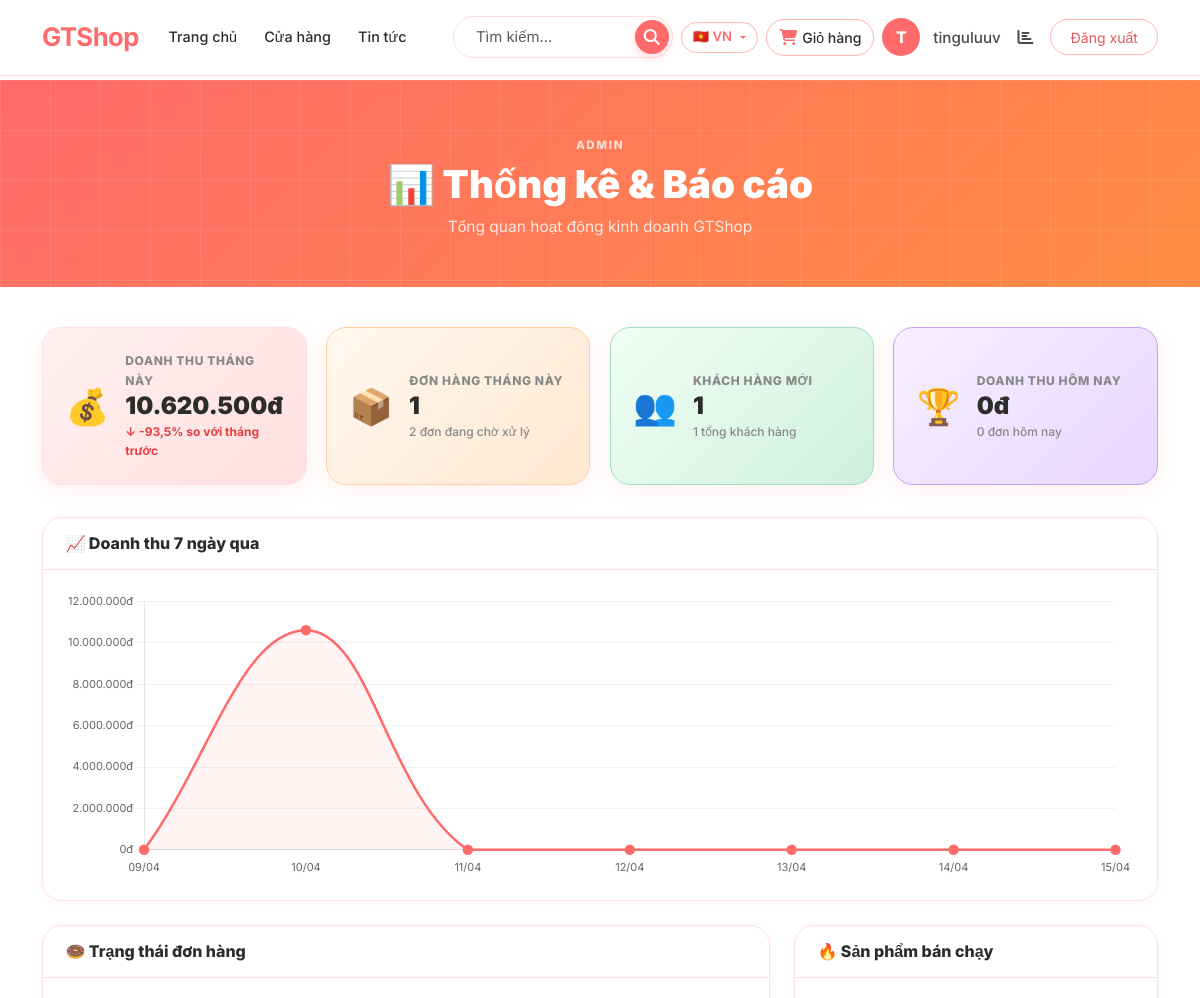
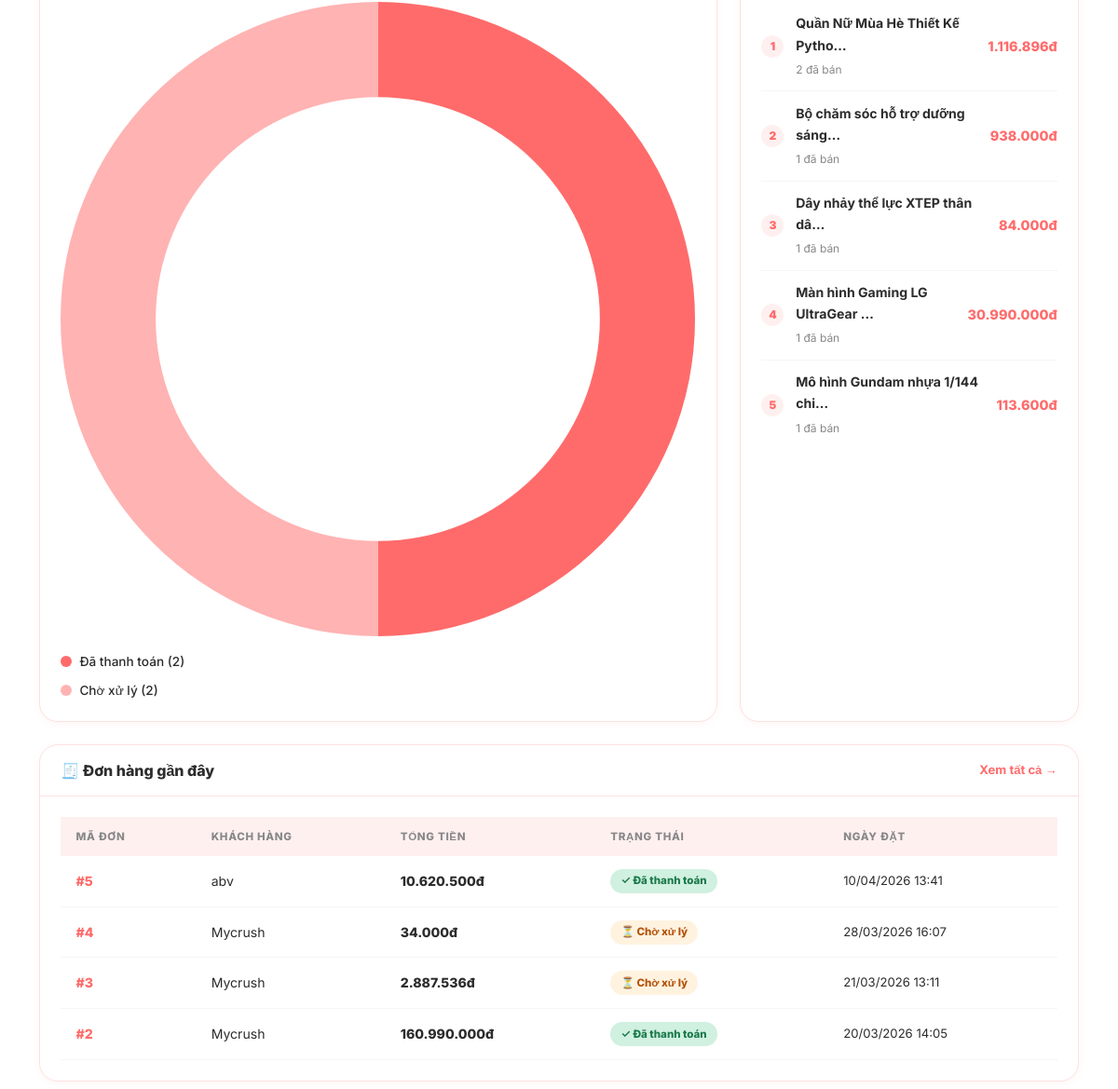
Before: /stats/ (signed in, upper part) with the older database file (2 pictures, top to bottom).
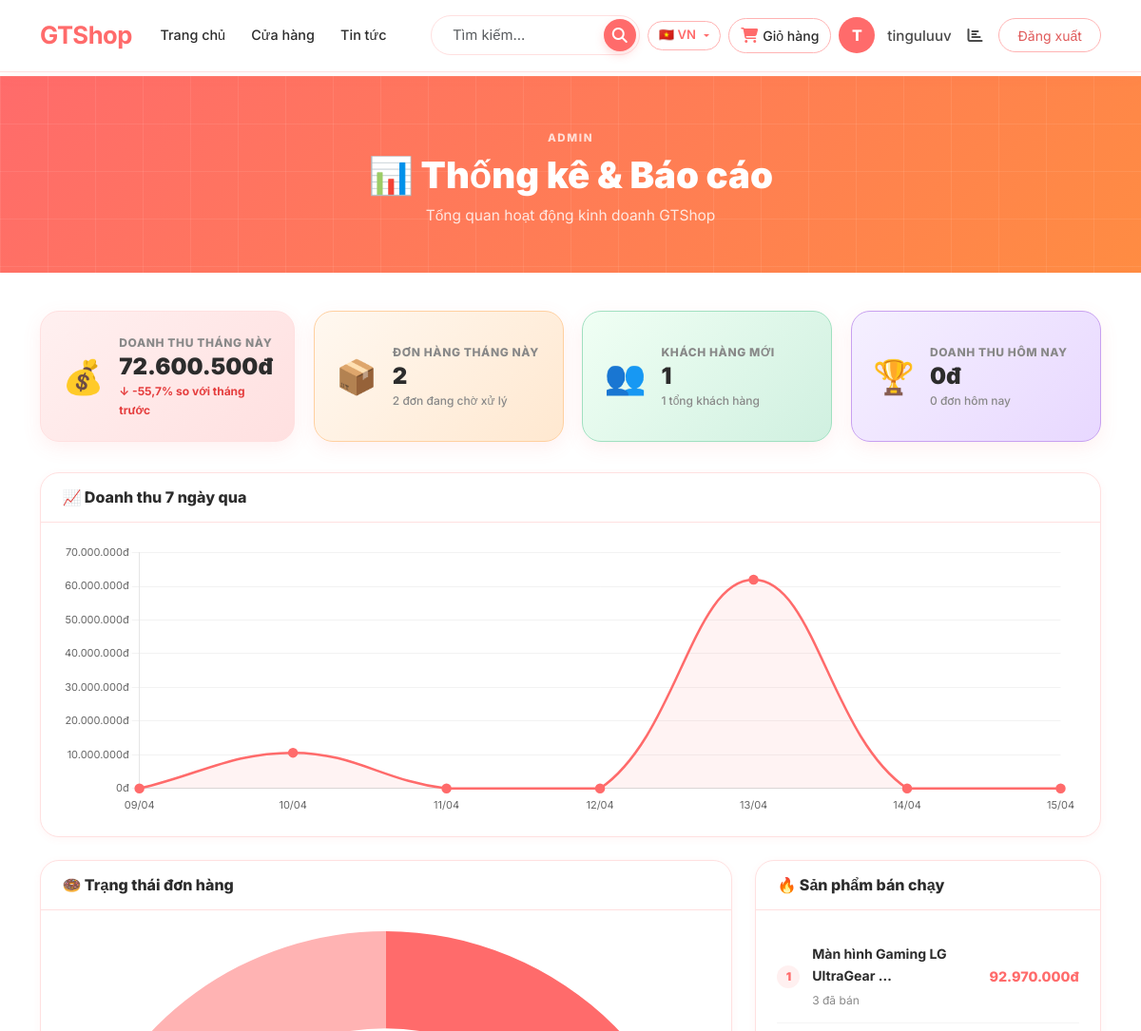
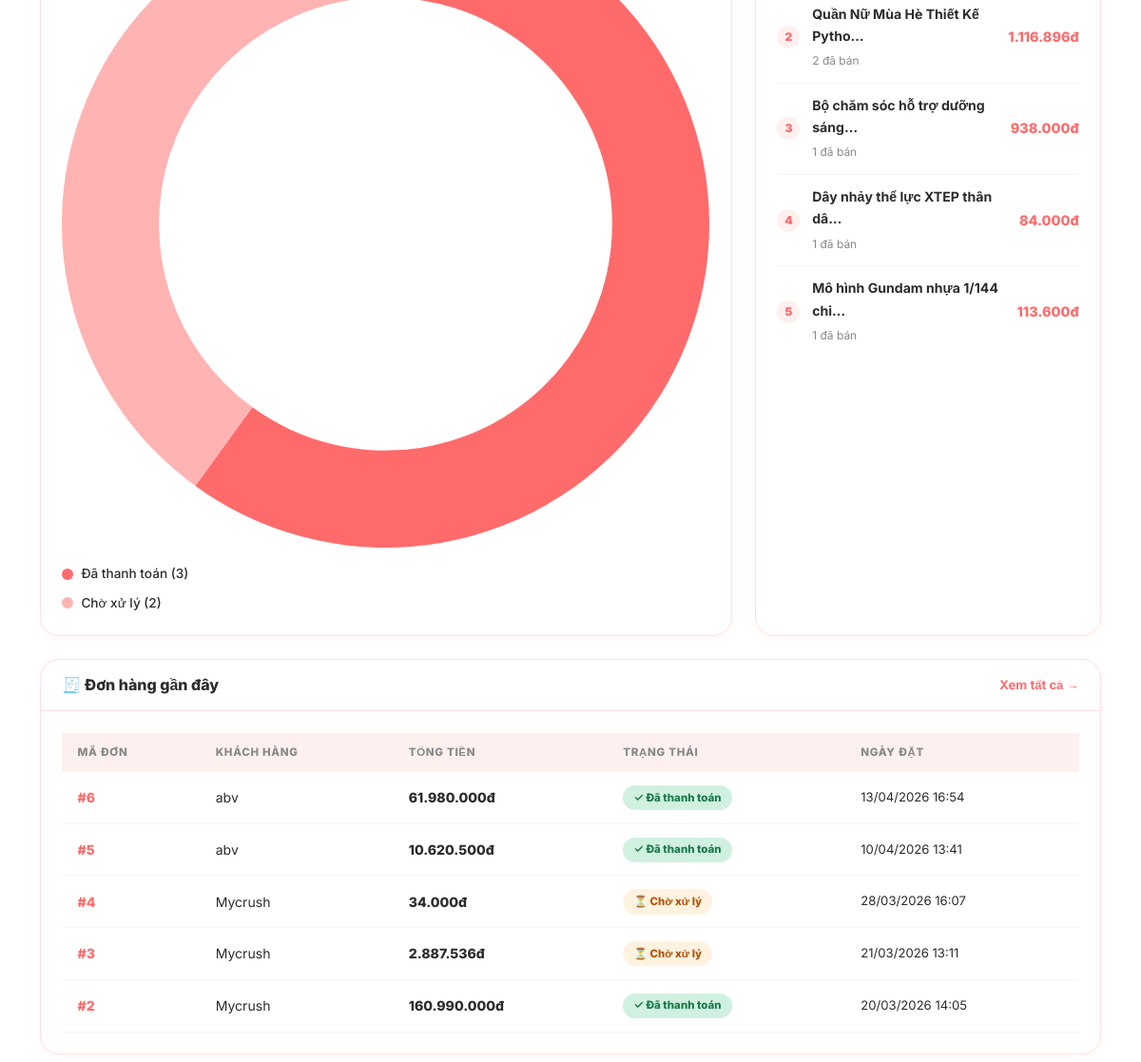
After: the same page with the newer database file (2 pictures, top to bottom).
### carts/models.py (models this page shows, shortened)
class Order(models.Model):
    user         = models.ForeignKey(User, on_delete=models.CASCADE)
    full_name    = models.CharField(max_length=100, verbose_name="Họ tên")
    phone        = models.CharField(max_length=20, verbose_name="Số điện thoại")
    address      = models.TextField(verbose_name="Địa chỉ")
    total        = models.DecimalField(max_digits=10, decimal_places=0, default=0, verbose_name="Tổng tiền")
    shipping_fee = models.DecimalField(max_digits=10, decimal_places=0, default=0, verbose_name="Phí vận chuyển")
    paid         = models.BooleanField(default=False, verbose_name="Đã thanh toán")
    created      = models.DateTimeField(auto_now_add=True, verbose_name="Ngày tạo")
    class Meta:
        verbose_name = "Đơn hàng"
        verbose_name_plural = "Đơn hàng"

### carts/stats_views.py (the view)
# urls.py: path('', stats_dashboard, name='stats_dashboard'),
@staff_member_required  # Chỉ admin/staff mới xem được
def stats_dashboard(request):
    today     = timezone.now().date()
    this_month_start = today.replace(day=1)
    last_month_start = (this_month_start - timedelta(days=1)).replace(day=1)
    last_month_end   = this_month_start - timedelta(days=1)
    revenue_today = Order.objects.filter(
        created__date=today
    ).aggregate(total=Sum('total'))['total'] or 0
    orders_today = Order.objects.filter(created__date=today).count()
    revenue_month = Order.objects.filter(
        created__date__gte=this_month_start
    ).aggregate(total=Sum('total'))['total'] or 0
    orders_month = Order.objects.filter(
        created__date__gte=this_month_start
    ).count()
    revenue_last_month = Order.objects.filter(
        created__date__gte=last_month_start,
        created__date__lte=last_month_end
    ).aggregate(total=Sum('total'))['total'] or 0
    if revenue_last_month > 0:
        revenue_growth = ((revenue_month - revenue_last_month) / revenue_last_month) * 100
    else:
        revenue_growth = 100.0
    orders_paid    = Order.objects.filter(paid=True).count()
    orders_pending = Order.objects.filter(paid=False).count()
    from django.contrib.auth.models import User
    total_users     = User.objects.filter(is_staff=False).count()
    new_users_month = User.objects.filter(
        date_joined__date__gte=this_month_start,
        is_staff=False
    ).count()
    top_products = OrderItem.objects.values(
        'product__name'
    ).annotate(
        total_qty=Sum('quantity'),
        total_revenue=Sum(F('quantity') * F('price'))
    ).order_by('-total_qty')[:5]
    revenue_labels = []
    revenue_data   = []
    for i in range(6, -1, -1):
        d = today - timedelta(days=i)
        label = d.strftime('%d/%m')
        rev = Order.objects.filter(
            created__date=d
        ).aggregate(total=Sum('total'))['total'] or 0
        revenue_labels.append(label)
        revenue_data.append(float(rev))
    recent_orders = Order.objects.select_related('user').order_by('-created')[:10]
    context = {
        'revenue_today':    revenue_today,
        'orders_today':     orders_today,
        'revenue_month':    revenue_month,
        'orders_month':     orders_month,
        'revenue_growth':   revenue_growth,
        'orders_paid':      orders_paid,
        'orders_pending':   orders_pending,
        'total_users':      total_users,
        'new_users_month':  new_users_month,
        'top_products':     top_products,
        'recent_orders':    recent_orders,
        'revenue_labels':   json.dumps(revenue_labels),
        'revenue_data':     json.dumps(revenue_data),
    }
    return render(request, 'stats/dashboard.html', context)

### GTshop/context_processors.py (called while the page is built)
def cart_count(request):
    cart = request.session.get('cart', {})
    count = sum(item['quantity'] for item in cart.values())
    return {'cart_count': count}

def lang_list(request):
    return {
        'lang_list': [
            ('vi',      '🇻🇳', 'Tiếng Việt'),
            ('en',      '🇺🇸', 'English'),
            ('zh-hans', '🇨🇳', '中文'),
            ('ja',      '🇯🇵', '日本語'),
            ('ru',      '🇷🇺', 'Русский'),
            ('km',      '🇰🇭', 'ភាសាខ្មែរ'),
        ]
    }

### store/templatetags/store_filters.py (called while the page is built)
@register.filter
def currency(value):
    try:
        v = int(value)
        return f"{v:,}đ".replace(',', '.')
    except (TypeError, ValueError):
        return str(value)

### templates/stats/dashboard.html (shortened to what this page needs)
{% extends 'base.html' %}
{% load i18n %}
{% load store_filters %}
{% block content %}
<div class="page-header">
  <div class="container">
    <p class="page-header-eyebrow">Admin</p>
    <h1 class="page-header-title">📊 {% trans "Thống kê & Báo cáo" %}</h1>
    <p class="page-header-subtitle">{% trans "Tổng quan hoạt động kinh doanh GTShop" %}</p>
  </div>
</div>
<div class="container stats-container">
  <div class="stats-kpi-grid">
    <div class="kpi-card kpi-card--pink">
      <div class="kpi-icon">💰</div>
      <div class="kpi-body">
        <span class="kpi-label">{% trans "Doanh thu tháng này" %}</span>
        <span class="kpi-value">{{ revenue_month|currency }}</span>
        <span class="kpi-sub {% if revenue_growth >= 0 %}kpi-sub--up{% else %}kpi-sub--down{% endif %}">
          {% if revenue_growth >= 0 %}↑{% else %}↓{% endif %}
          {{ revenue_growth|floatformat:1 }}% {% trans "so với tháng trước" %}
        </span>
      </div>
    </div>
    <div class="kpi-card kpi-card--orange">
      <div class="kpi-icon">📦</div>
      <div class="kpi-body">
        <span class="kpi-label">{% trans "Đơn hàng tháng này" %}</span>
        <span class="kpi-value">{{ orders_month }}</span>
        <span class="kpi-sub">{{ orders_pending }} {% trans "đơn đang chờ xử lý" %}</span>
      </div>
    </div>
    <div class="kpi-card kpi-card--green">
      <div class="kpi-icon">👥</div>
      <div class="kpi-body">
        <span class="kpi-label">{% trans "Khách hàng mới" %}</span>
        <span class="kpi-value">{{ new_users_month }}</span>
        <span class="kpi-sub">{{ total_users }} {% trans "tổng khách hàng" %}</span>
      </div>
    </div>
    <div class="kpi-card kpi-card--purple">
      <div class="kpi-icon">🏆</div>
      <div class="kpi-body">
        <span class="kpi-label">{% trans "Doanh thu hôm nay" %}</span>
        <span class="kpi-value">{{ revenue_today|currency }}</span>
        <span class="kpi-sub">{{ orders_today }} {% trans "đơn hôm nay" %}</span>
      </div>
    </div>
  </div>
  <div class="stats-main-grid">
    <div class="stats-card stats-card--wide">
      <div class="stats-card-header">
        <h3 class="stats-card-title">📈 {% trans "Doanh thu 7 ngày qua" %}</h3>
      </div>
      <div class="stats-card-body">
        <canvas id="revenueChart" height="80"></canvas>
      </div>
    </div>
    <div class="stats-card">
      <div class="stats-card-header">
        <h3 class="stats-card-title">🍩 {% trans "Trạng thái đơn hàng" %}</h3>
      </div>
      <div class="stats-card-body">
        <canvas id="statusChart" height="180"></canvas>
        <div class="pie-legend">
          <div class="pie-legend-item">
            <span class="pie-dot pie-dot--paid"></span>
            {% trans "Đã thanh toán" %} ({{ orders_paid }})
          </div>
          <div class="pie-legend-item">
            <span class="pie-dot pie-dot--pending"></span>
            {% trans "Chờ xử lý" %} ({{ orders_pending }})
          </div>
        </div>
      </div>
    </div>
    <div class="stats-card">
      <div class="stats-card-header">
        <h3 class="stats-card-title">🔥 {% trans "Sản phẩm bán chạy" %}</h3>
      </div>
      <div class="stats-card-body">
        {% for item in top_products %}
        <div class="top-product-row">
          <span class="top-product-rank">{{ forloop.counter }}</span>
          <div class="top-product-info">
            <span class="top-product-name">{{ item.product__name|truncatechars:30 }}</span>
            <span class="top-product-qty">{{ item.total_qty }} {% trans "đã bán" %}</span>
          </div>
          <span class="top-product-revenue">{{ item.total_revenue|currency }}</span>
        </div>
        {% empty %}
        <p class="text-muted text-center py-3">{% trans "Chưa có dữ liệu" %}</p>
        {% endfor %}
      </div>
    </div>
    <div class="stats-card stats-card--wide">
      <div class="stats-card-header">
        <h3 class="stats-card-title">🧾 {% trans "Đơn hàng gần đây" %}</h3>
        <a href="/admin/carts/order/" class="stats-card-link">{% trans "Xem tất cả" %} →</a>
      </div>
      <div class="stats-card-body">
        <div class="stats-table-wrap">
          <table class="stats-table">
            <thead>
              <tr>
                <th>{% trans "Mã đơn" %}</th>
                <th>{% trans "Khách hàng" %}</th>
                <th>{% trans "Tổng tiền" %}</th>
                <th>{% trans "Trạng thái" %}</th>
                <th>{% trans "Ngày đặt" %}</th>
              </tr>
            </thead>
            <tbody>
              {% for order in recent_orders %}
              <tr>
                <td><span class="order-id">#{{ order.id }}</span></td>
                <td>{{ order.user.username }}</td>
                <td class="order-amount">{{ order.total|currency }}</td>
                <td>
                  {% if order.paid %}
                    <span class="status-badge status-badge--paid">✓ {% trans "Đã thanh toán" %}</span>
                  {% else %}
                    <span class="status-badge status-badge--pending">⏳ {% trans "Chờ xử lý" %}</span>
                  {% endif %}
                </td>
                <td class="order-date">{{ order.created|date:"d/m/Y H:i" }}</td>
              </tr>
              {% empty %}
              <tr>
                <td colspan="5" class="text-center text-muted py-3">{% trans "Chưa có đơn hàng" %}</td>
              </tr>
              {% endfor %}
            </tbody>
          </table>
        </div>
      </div>
    </div>
  </div>
</div>
{% endblock %}
{% block extra_js %}
<script>
const revenueLabels = {{ revenue_labels|safe }};
const revenueData   = {{ revenue_data|safe }};
const rCtx = document.getElementById('revenueChart');
if (rCtx) {
  new Chart(rCtx, {
    type: 'line',
    data: {
      labels: revenueLabels,
      datasets: [{
        label: '{% trans "Doanh thu" %}',
        data: revenueData,
        borderColor: '#ff6b6b',
        backgroundColor: 'rgba(255,107,107,0.08)',
        borderWidth: 2.5,
        pointBackgroundColor: '#ff6b6b',
        pointRadius: 4,
        tension: 0.4,
        fill: true,
      }]
    },
    options: {
      responsive: true,
      plugins: { legend: { display: false } },
      scales: {
        y: {
          beginAtZero: true,
          ticks: {
            callback: v => v.toLocaleString('vi-VN') + 'đ',
            font: { family: 'Inter', size: 11 }
          },
          grid: { color: 'rgba(0,0,0,0.05)' }
        },
        x: {
          ticks: { font: { family: 'Inter', size: 11 } },
          grid: { display: false }
        }
      }
    }
  });
}
const sCtx = document.getElementById('statusChart');
if (sCtx) {
  new Chart(sCtx, {
    type: 'doughnut',
    data: {
      labels: ['{% trans "Đã thanh toán" %}', '{% trans "Chờ xử lý" %}'],
      datasets: [{
        data: [{{ orders_paid }}, {{ orders_pending }}],
        backgroundColor: ['#ff6b6b', '#ffb3b3'],
        borderWidth: 0,
      }]
    },
    options: {
      responsive: true,
      cutout: '70%',
      plugins: { legend: { display: false } }
    }
  });
}
</script>
{% endblock %}

### templates/base.html (shortened to what this page needs)
{% load static i18n %}
<!DOCTYPE html>
<html lang="{{ LANGUAGE_CODE }}">
<head>
  <link href="https://cdn.jsdelivr.net/npm/bootstrap@5.3.0/dist/css/bootstrap.min.css" rel="stylesheet">
  <link rel="stylesheet" href="https://cdnjs.cloudflare.com/ajax/libs/font-awesome/6.4.0/css/all.min.css">
  <link rel="stylesheet" href="{% static 'css/style.css' %}">
</head>
<body>
<nav class="navbar navbar-expand-lg fixed-top">
  <div class="container">
    <a class="navbar-brand fw-bold" href="{% url 'store:home' %}">GTShop</a>
    <div class="collapse navbar-collapse" id="navbarNav">
      <ul class="navbar-nav me-auto">
        <li class="nav-item">
          <a class="nav-link {% if request.path == '/' %}active{% endif %}"
             href="{% url 'store:home' %}">{% trans "Trang chủ" %}</a>
        </li>
        <li class="nav-item">
          <a class="nav-link {% if '/shop/' in request.path %}active{% endif %}"
             href="{% url 'store:shop' %}">{% trans "Cửa hàng" %}</a>
        </li>
        <li class="nav-item">
          <a class="nav-link" href="{% url 'blog:article_list' %}">{% trans "Tin tức" %}</a>
        </li>
      </ul>
      <form class="d-flex search-form me-2" action="{% url 'store:shop' %}" method="get">
        <input name="q" class="form-control" type="search"
               placeholder="{% trans 'Tìm kiếm...' %}" value="{{ request.GET.q }}">
        <button class="btn" type="submit"><i class="fas fa-search"></i></button>
      </form>
      <div class="d-flex align-items-center gap-2">
        <div class="dropdown lang-dropdown">
          <button class="btn lang-toggle dropdown-toggle" type="button"
                  data-bs-toggle="dropdown" aria-expanded="false">
            {% if LANGUAGE_CODE == 'vi' %}🇻🇳 VN
            {% elif LANGUAGE_CODE == 'en' %}🇺🇸 EN
            {% elif LANGUAGE_CODE == 'zh-hans' %}🇨🇳 ZH
            {% elif LANGUAGE_CODE == 'ja' %}🇯🇵 JA
            {% elif LANGUAGE_CODE == 'ru' %}🇷🇺 RU
            {% elif LANGUAGE_CODE == 'km' %}🇰🇭 KM
            {% else %}🌐 {{ LANGUAGE_CODE|upper }}{% endif %}
          </button>
        </div>
        <a class="nav-link cart-link position-relative {% if '/cart/' in request.path %}active{% endif %}"
           href="{% url 'carts:cart_detail' %}">
          <i class="fas fa-shopping-cart"></i>
          {% trans "Giỏ hàng" %}
        </a>
        <div class="user-menu">
          {% if user.is_authenticated %}
            <a href="{% url 'my_account' %}" class="user-avatar" title="{{ user.username }}">
              {{ user.username|first|upper }}
            </a>
            <span class="username d-none d-xl-inline">{{ user.username }}</span>
            {% if user.is_staff %}
            <a href="{% url 'stats_dashboard' %}" class="nav-link px-1" title="{% trans 'Thống kê' %}">
              <i class="fas fa-chart-bar"></i>
            </a>
            {% endif %}
            <form method="post" action="{% url 'logout' %}" class="d-inline">
              <button type="submit" class="btn btn-outline-light btn-sm">
                {% trans "Đăng xuất" %}
              </button>
            </form>
          {% else %}
            <a class="nav-link" href="{% url 'login' %}">{% trans "Đăng nhập" %}</a>
            <a class="nav-link" href="{% url 'register' %}">{% trans "Đăng ký" %}</a>
          {% endif %}
        </div>
      </div>
    </div>
  </div>
</nav>
<main>
  {% block content %}{% endblock %}
</main>
{% block extra_js %}{% endblock %}
</body>
</html>

Changed rows visible on the page:
added Order: id "6", user.username "abv", total "61.980.000đ", created "13/04/2026 16:54"
Other visible differences:
{{ revenue_month|currency }}: "10.620.500đ" → "72.600.500đ"
{{ revenue_growth|floatformat:1 }}: "-93,5" → "-55,7"
{{ orders_month }}: "1" → "2"
chart data {{ revenue_data|safe }}: [0.0, 10620500.0, 0.0, 0.0, 0.0, 0.0, 0.0] → [0.0, 10620500.0, 0.0, 0.0, 61980000.0, 0.0, 0.0]
chart data {{ orders_paid }}: 2 → 3
{{ orders_paid }}: "2" → "3"
new list line: "1 Màn hình Gaming LG UltraGear … 3 đã bán 92.970.000đ"
list line gone: "4 Màn hình Gaming LG UltraGear … 1 đã bán 30.990.000đ"
